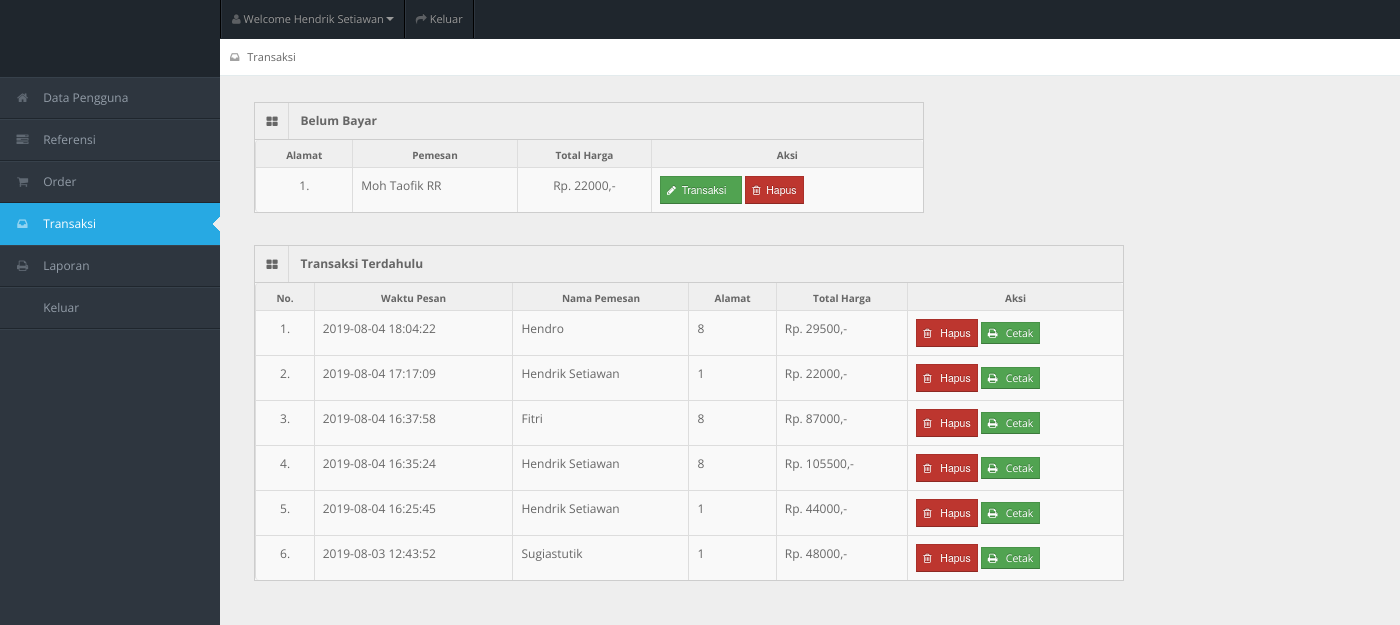
The page /entri_transaksi.php (signed in) on the database its author committed.
### tables this page shows
CREATE TABLE `tb_user` (
  `id_user` int(11) NOT NULL,
  `username` varchar(150) NOT NULL,
  `password` varchar(150) NOT NULL,
  `nama_user` varchar(150) NOT NULL,
  `id_level` int(11) NOT NULL,
  `status` varchar(150) NOT NULL,
  `no_hp` varchar(15) NOT NULL
);

CREATE TABLE `tb_order` (
  `id_order` int(11) NOT NULL,
  `id_admin` int(11) DEFAULT NULL,
  `id_pengunjung` int(11) NOT NULL,
  `waktu_pesan` datetime NOT NULL,
  `alamat` varchar(30) NOT NULL,
  `total_harga` varchar(150) NOT NULL,
  `uang_bayar` varchar(150) DEFAULT NULL,
  `uang_kembali` varchar(150) DEFAULT NULL,
  `status_order` varchar(150) NOT NULL
);

### entri_transaksi.php (the view, shortened to what this page needs)
<!DOCTYPE html>
<?php
include "connection/koneksi.php";
$id = $_SESSION['id_user'];
if(isset ($_SESSION['username'])){
  $query = "select * from tb_user natural join tb_level where id_user = $id";
  mysqli_query($conn, $query);
  $sql = mysqli_query($conn, $query);
  while($r = mysqli_fetch_array($sql)){
?>
<html lang="en">
<head>
<link rel="stylesheet" href="template/dashboard/css/bootstrap.min.css" />
<link rel="stylesheet" href="template/dashboard/css/bootstrap-responsive.min.css" />
<link rel="stylesheet" href="template/dashboard/css/fullcalendar.css" />
<link rel="stylesheet" href="template/dashboard/css/matrix-style.css" />
<link rel="stylesheet" href="template/dashboard/css/matrix-media.css" />
<link href="template/dashboard/font-awesome/css/font-awesome.css" rel="stylesheet" />
<link rel="stylesheet" href="template/dashboard/css/jquery.gritter.css" />
</head>
<body>
<div id="header">
  <h1><a href="entri_transaksi.php">Entri Transaksi</a></h1>
</div>
<div id="user-nav" class="navbar navbar-inverse">
  <ul class="nav">
    <li  class="dropdown" id="profile-messages" ><a title="" href="#" data-toggle="dropdown" data-target="#profile-messages" class="dropdown-toggle"><i class="icon icon-user"></i>  <span class="text">Welcome <?php echo $r['nama_user'];?></span><b class="caret"></b></a>
    </li>
    <li class=""><a title="" href="logout.php"><i class="icon icon-share-alt"></i> <span class="text">Keluar</span></a></li>
  </ul>
</div>
<div id="sidebar"><a href="entri_referensi.php" class="visible-phone"><i class="icon icon-inbox"></i> <span>Entri Transaksi</span></a>
  <ul>
    <?php
    if($r['id_level'] == 1){
  ?>
    <li> <a href="beranda.php"><i class="icon icon-home"></i> <span>Data Pengguna</span></a> </li>
    <li> <a href="entri_referensi.php"><i class="icon icon-tasks"></i> <span>Referensi</span></a> </li>
    <li> <a href="entri_order.php"><i class="icon icon-shopping-cart"></i> <span>Order</span></a> </li>
    <li class="active"> <a href="entri_transaksi.php"><i class="icon icon-inbox"></i> <span>Transaksi</span></a> </li>
    <li> <a href="generate_laporan.php"><i class="icon icon-print"></i> <span>Laporan</span></a> </li>
    <li> <a href="logout.php"><i class="icon icon-sign-out"></i> <span>Keluar</span></a> </li>
  <?php
    } else if($r['id_level'] == 2){
  ?>
    <li> <a href="beranda.php"><i class="icon icon-home"></i> <span>Beranda</span></a> </li>
    <li class="active"> <a href="entri_transaksi.php"><i class="icon icon-inbox"></i> <span>Transaksi</span></a> </li>
    <li> <a href="logout.php"><i class="icon icon-sign-out"></i> <span>Keluar</span></a> </li>
  <?php
    } else if($r['id_level'] == 3){
  ?>
    <li><a href="beranda.php"><i class="icon icon-home"></i> <span>Beranda</span></a> </li>
    <li> <a href="entri_referensi.php"><i class="icon icon-tasks"></i> <span>Referensi</span></a> </li>
    <li class="active"> <a href="entri_transaksi.php"><i class="icon icon-inbox"></i> <span>Transaksi</span></a> </li>
    <li> <a href="generate_laporan.php"><i class="icon icon-print"></i> <span>Laporan</span></a> </li>
    <li> <a href="logout.php"><i class="icon icon-sign-out"></i> <span>Keluar</span></a> </li>
  <?php
    } else if($r['id_level'] == 4){
  ?>
    <li class="active"><a href="beranda.php"><i class="icon icon-home"></i> <span>Beranda</span></a> </li>
    <li> <a href="generate_laporan.php"><i class="icon icon-print"></i> <span>Laporan</span></a> </li>
    <li> <a href="logout.php"><i class="icon icon-sign-out"></i> <span>Keluar</span></a> </li>
  <?php
    } else if($r['id_level'] == 5){
  ?>
    <li> <a href="beranda.php"><i class="icon icon-home"></i> <span>Beranda</span></a> </li>
    <li> <a href="entri_order.php"><i class="icon icon-shopping-cart"></i> <span>Order</span></a> </li>
    <li> <a href="logout.php"><i class="icon icon-sign-out"></i> <span>Keluar</span></a> </li>
  <?php
    }
  ?>
  </ul>
</div>
<div id="content">
  <div id="content-header">
    <div id="breadcrumb"> <a href="entri_transaksi.php" title="Go to here" class="tip-bottom"><i class="icon icon-inbox"></i> Transaksi</a></div>
  </div>
  <div class="container">
    <div class="row-fluid">
    <?php
      if($r['id_level'] == 1){
    ?>
      <div class="span7">
        <div class="widget-box">
          <div class="widget-title bg_lg"><span class="icon"><i class="icon-th-large"></i></span>
            <h5>Belum Bayar</h5>
          </div>
          <div class="widget-content nopadding" >
            <table class="table table-bordered table-invoice-full">
              <thead>
                <tr>
                  <th class="head0">Alamat</th>
                  <th class="head1">Pemesan</th>
                  <th class="head0 right">Total Harga</th>
                  <th class="head0 right">Aksi</th>
                </tr>
              </thead>
              <tbody>
                <?php
                  $query_order = "select * from tb_order left join tb_user on tb_order.id_pengunjung = tb_user.id_user where status_order = 'belum bayar'";
                  $sql_order = mysqli_query($conn, $query_order);
                  while($r_order = mysqli_fetch_array($sql_order)){
                ?>
                <tr>
                  <td><center><?php echo $r_order['alamat']; ?>. </center></td>
                  <td><?php echo $r_order['nama_user'];?></td>
                  <td class="right"><center>Rp. <?php echo $r_order['total_harga'];?>,-</center></td>
                  <td>
                    <form action="" method="post">
                      <button type="submit" value="<?php echo $r_order['id_order'];?>" name="edit_order" class="btn btn-success btn-mini"><i class='icon-pencil'></i>&nbsp;&nbsp;Transaksi &nbsp;&nbsp;</button>
                      <button type="submit" value="<?php echo $r_order['id_order'];?>" name="hapus_order" class="btn btn-mini btn-danger"><i class='icon icon-trash'></i>&nbsp; Hapus</button>
                    </form>
                  </td>
                </tr>
                <?php
                  }
                ?>
              </tbody>
            </table>
          </div>
        </div>
      </div>
      <div class="span9">
        <div class="widget-box">
          <div class="widget-title bg_lg"><span class="icon"><i class="icon-th-large"></i></span>
            <h5>Transaksi Terdahulu</h5>
          </div>
          <div class="widget-content nopadding" >
            <table class="table table-bordered table-invoice-full">
              <thead>
                <tr>
                  <th class="head0">No.</th>
                  <th class="head0">Waktu Pesan</th>
                  <th class="head1">Nama Pemesan</th>
                  <th class="head0">Alamat</th>
                  <th class="head0 right">Total Harga</th>
                  <th class="head0 right">Aksi</th>
                </tr>
              </thead>
              <tbody>
                <?php
                  $nomor = 1;
                  $query_sudah_order = "select * from tb_order left join tb_user on tb_order.id_pengunjung = tb_user.id_user where status_order = 'sudah bayar' order by id_order desc";
                  $sql_sudah_order = mysqli_query($conn, $query_sudah_order);
                  while($r_sudah_order = mysqli_fetch_array($sql_sudah_order)){
                ?>
                <tr>
                  <td><center><?php echo $nomor++; ?>. </center></td>
                  <td><?php echo $r_sudah_order['waktu_pesan'];?></td>
                  <td><?php echo $r_sudah_order['nama_user'];?></td>
                  <td><?php echo $r_sudah_order['alamat'];?></td>
                  <td>Rp. <?php echo $r_sudah_order['total_harga'];?>,-</td>
                  <td>
                    <form action="" method="post">
                      <button type="submit" value="<?php echo $r_sudah_order['id_order'];?>" name="hapus_transaksi" class="btn btn-mini btn-danger">
                        <i class='icon icon-trash'></i>
                        &nbsp; Hapus
                      </button>
                      <a target='_blank' href="cetak_transaksi.php?konten=<?php echo $r_sudah_order['id_order'];?>" class="btn btn-mini btn-success">
                        <i class='icon icon-print'></i>
                        &nbsp; Cetak
                      </a>
                    </form>
                  </td>
                </tr>
                <?php
                  }
                ?>
              </tbody>
            </table>
          </div>
        </div>
      </div>
      <?php
        }
      ?>
    </div>
</body>
</html>
<?php
  }
} else {
  header('location: logout.php');
}
?>

### template/dashboard/css/matrix-style.css (style rules this page uses)
* { outline: none !important; -moz-outline: none !important; }
html, body { height: 100% }
body { overflow-x: hidden; margin-top: -10px; font-family: 'Open Sans', sans-serif; font-size: 12px; color: #666; }
a { color: #666; }
select, textarea, input[type="text"], input[type="password"], input[type="datetime"], input[type="datetime-local"], input[type="date"], input[type="month"], input[type="time"], input[type="week"], input[type="number"], input[type="email"], input[type="url"], input[type="search"], input[type="tel"], input[type="color"], .uneditable-input, .label, .dropdown-menu, .btn, .well, .progress, .table-bordered, .btn-group>.btn:first-child, .btn-group>.btn:last-child, .btn-group>.btn:last-child, .btn-group>.dropdown-toggle, .alert { border-radius: 0px; }
.btn, textarea, input[type="text"], input[type="password"], input[type="datetime"], input[type="datetime-local"], input[type="date"], input[type="month"], input[type="time"], input[type="week"], input[type="number"], input[type="email"], input[type="url"], input[type="search"], input[type="tel"], input[type="color"], .uneditable-input { box-shadow: none; }
.progress, .progress-success .bar, .progress .bar-success, .progress-warning .bar, .progress .bar-warning, .progress-danger .bar, .progress .bar-danger, .progress-info .bar, .progress .bar-info, .btn, .btn-primary { background-image: none; }
.bg_lg { background: #28b779; }
#header { height: 77px; position: relative; width: 100%; z-index: -9; }
#header h1 { height: 31px; left: 20px; line-height: 600px; overflow: hidden; position: relative; top: 26px; width: 191px; }
#header h1 a { display: block; }
#user-nav { position: absolute; left: 220px; top: 0px; z-index: 20; margin: 0; }
#user-nav>ul { margin: 0; padding: 0; list-style: none; border-right: 1px solid #2e363f; border-left: 1px solid #000; }
#user-nav>ul>li { float: left; list-style-type: none; margin: 0; position: relative; padding: 0; border-left: 1px solid #2e363f; border-right: 1px solid #000; }
#user-nav>ul>li>a { padding: 9px 10px; display: block; font-size: 11px; }
#user-nav>ul>li>a>i, #sidebar li a i { opacity: .5; margin-top: 2px; }
#sidebar { display: block; float: left; position: relative; width: 220px; z-index: 16; }
#sidebar>ul { list-style: none; margin: 0px 0 0; padding: 0; position: absolute; width: 220px; }
#sidebar>ul>li { display: block; position: relative; }
#sidebar>ul>li>a { padding: 10px 0 10px 15px; display: block; color: #939da8; }
#sidebar>ul>li>a>i { margin-right: 10px; }
#sidebar>ul>li.active>a { background: url("../img/menu-active.png") no-repeat scroll right center transparent !important; text-decoration: none; }
#content { background: none repeat scroll 0 0 #eeeeee; margin-left: 220px; margin-right: 0; padding-bottom: 25px; position: relative; min-height: 100%; width: auto; }
#content-header { position: abslute; width: 100%; margin-top: -38px; z-index: 20; }
#breadcrumb { background-color: #fff; border-bottom: 1px solid #e3ebed; }
#breadcrumb a { padding: 8px 20px 8px 10px; display: inline-block; background-image: url('../img/breadcrumb.png'); background-position: center right; background-repeat: no-repeat; font-size: 11px; color: #666666; }
#breadcrumb a:last-child { background-image: none; }
#breadcrumb a i { margin-right: 5px; opacity: .6; }
.widget-box { background: none repeat scroll 0 0 #F9F9F9; border-left: 1px solid #CDCDCD; border-top: 1px solid #CDCDCD; border-right: 1px solid #CDCDCD; clear: both; margin-top: 16px; margin-bottom: 16px; position: relative; }
.widget-title, .modal-header, .table th, div.dataTables_wrapper .ui-widget-header { background: #efefef; border-bottom: 1px solid #CDCDCD; height: 36px; }
.widget-title span.icon { padding: 9px 10px 7px 11px; float: left; border-right: 1px solid #dadada; }
.widget-title h5 { color: #666; float: left; font-size: 12px; font-weight: bold; padding: 12px; line-height: 12px; margin: 0; }
.widget-content { padding: 15px; border-bottom: 1px solid #cdcdcd; }
.table th { height: auto; font-size: 10px; padding: 5px 10px 2px; border-bottom: 0; text-align: center; color: #666666; }
.nopadding { padding: 0 !important; }
.nopadding .table { margin-bottom: 0; }
.nopadding .table-bordered { border: 0; }
form { margin-bottom: 0; }

### rows shown on the page
tb_user: nama_user "Hendrik Setiawan"
tb_order: alamat "1", tb_user.nama_user "Moh Taofik RR", total_harga "22000", $r_order['id_order'] 21 (drawn)
tb_order: waktu_pesan "2019-08-04 18:04:22", tb_user.nama_user "Hendro", alamat "8", total_harga "29500", $r_sudah_order['id_order'] 20 (drawn)
tb_order: waktu_pesan "2019-08-04 17:17:09", tb_user.nama_user "Hendrik Setiawan", alamat "1", total_harga "22000", $r_sudah_order['id_order'] 19 (drawn)
tb_order: waktu_pesan "2019-08-04 16:37:58", tb_user.nama_user "Fitri", alamat "8", total_harga "87000", $r_sudah_order['id_order'] 18 (drawn)
tb_order: waktu_pesan "2019-08-04 16:35:24", tb_user.nama_user "Hendrik Setiawan", alamat "8", total_harga "105500", $r_sudah_order['id_order'] 16 (drawn)
tb_order: waktu_pesan "2019-08-04 16:25:45", tb_user.nama_user "Hendrik Setiawan", alamat "1", total_harga "44000", $r_sudah_order['id_order'] 15 (drawn)
tb_order: waktu_pesan "2019-08-03 12:43:52", tb_user.nama_user "Sugiastutik", alamat "1", total_harga "48000", $r_sudah_order['id_order'] 14 (drawn)
